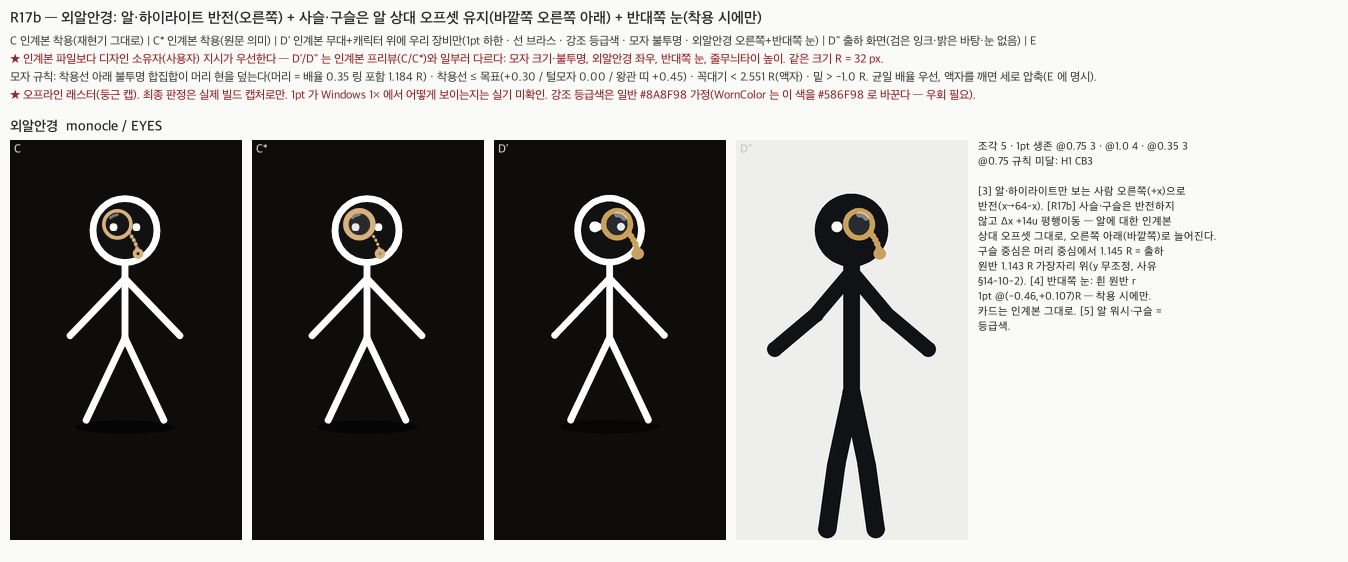

Recreate this plot in Python.
# -*- coding: utf-8 -*-
"""R17b — 외알안경 행만 담은 시트 r17b_monocle.png (열 C | C* | D′ | D″ | E, r17_sheet 와 같은 렌더 경로).
    python3 r17b_monocle.py     # ★ Chrome 필요
"""
import os, sys
HERE = os.path.dirname(os.path.abspath(__file__)); sys.path.insert(0, HERE)
import r16_worn_sheet as S16
import r17_sheet as S17

def main():
    worn_c = S16.render_handoff_worn(S17.R_PX, tag="c17b")
    worn_cf = S16.render_handoff_worn(S17.R_PX, faithful=True, tag="cf17b")
    im = S17.build_rows_sheet(["monocle"], "R17b — 외알안경: 알·하이라이트 반전(오른쪽) + 사슬·구슬은 알 상대 오프셋 유지(바깥쪽 오른쪽 아래) + 반대쪽 눈(착용 시에만)", worn_c, worn_cf)
    im.save(os.path.join(HERE, "r17b_monocle.png")); print("wrote r17b_monocle.png %dx%d" % im.size)

if __name__ == "__main__":
    main()
